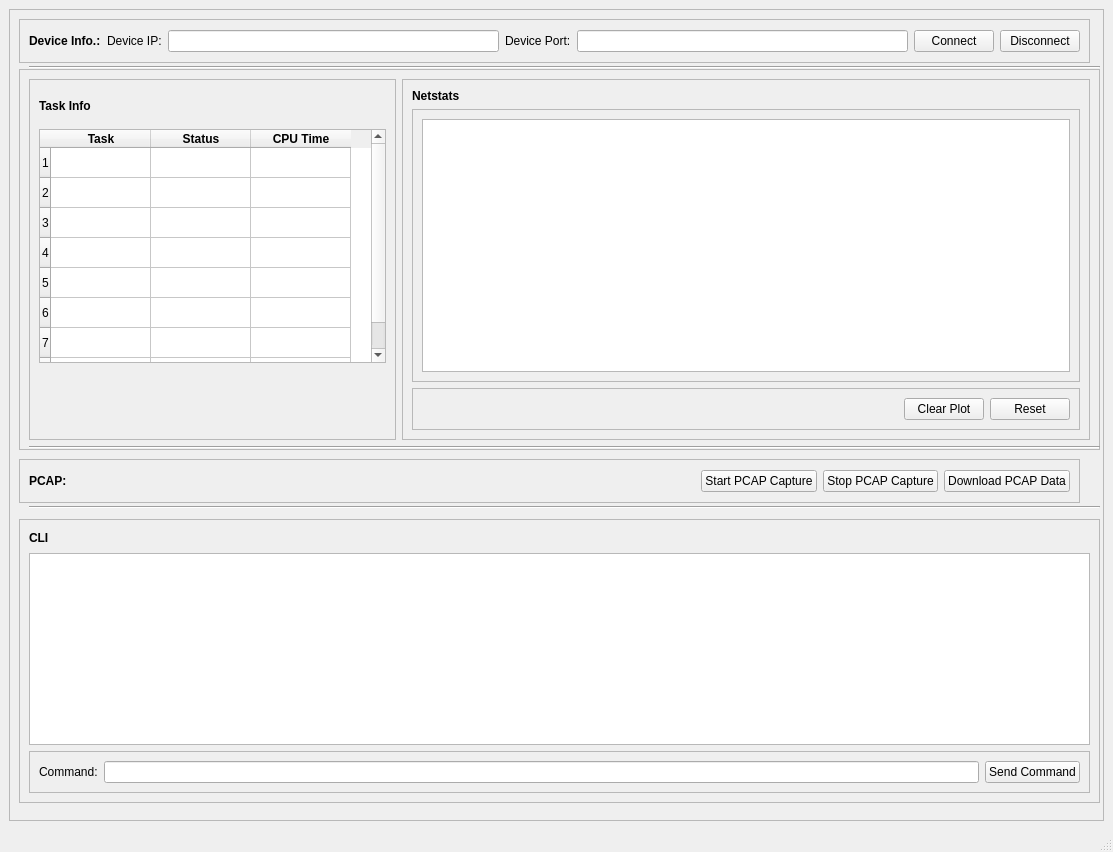
<?xml version="1.0" encoding="UTF-8"?>
<ui version="4.0">
 <class>MainWindow</class>
 <widget class="QMainWindow" name="MainWindow">
  <property name="geometry">
   <rect>
    <x>0</x>
    <y>0</y>
    <width>1113</width>
    <height>852</height>
   </rect>
  </property>
  <property name="windowTitle">
   <string>MainWindow</string>
  </property>
  <widget class="QWidget" name="centralwidget">
   <layout class="QHBoxLayout" name="horizontalLayout">
    <item>
     <widget class="QFrame" name="frame">
      <property name="frameShape">
       <enum>QFrame::StyledPanel</enum>
      </property>
      <property name="frameShadow">
       <enum>QFrame::Raised</enum>
      </property>
      <widget class="QFrame" name="frame_21">
       <property name="geometry">
        <rect>
         <x>10</x>
         <y>10</y>
         <width>1071</width>
         <height>44</height>
        </rect>
       </property>
       <property name="autoFillBackground">
        <bool>false</bool>
       </property>
       <property name="frameShape">
        <enum>QFrame::StyledPanel</enum>
       </property>
       <property name="frameShadow">
        <enum>QFrame::Raised</enum>
       </property>
       <property name="lineWidth">
        <number>1</number>
       </property>
       <layout class="QHBoxLayout" name="horizontalLayout_11">
        <item>
         <widget class="QLabel" name="label_16">
          <property name="font">
           <font>
            <weight>75</weight>
            <bold>true</bold>
           </font>
          </property>
          <property name="text">
           <string>Device Info.:</string>
          </property>
         </widget>
        </item>
        <item>
         <widget class="QLabel" name="label_42">
          <property name="text">
           <string>Device IP:</string>
          </property>
         </widget>
        </item>
        <item>
         <widget class="QLineEdit" name="le_ip_addres"/>
        </item>
        <item>
         <widget class="QLabel" name="label_47">
          <property name="text">
           <string>Device Port:</string>
          </property>
         </widget>
        </item>
        <item>
         <widget class="QLineEdit" name="le_port_num"/>
        </item>
        <item>
         <widget class="QPushButton" name="pb_connect">
          <property name="text">
           <string>Connect</string>
          </property>
         </widget>
        </item>
        <item>
         <widget class="QPushButton" name="pb_disconnect">
          <property name="text">
           <string>Disconnect</string>
          </property>
         </widget>
        </item>
       </layout>
      </widget>
      <widget class="QFrame" name="frame_2">
       <property name="geometry">
        <rect>
         <x>10</x>
         <y>60</y>
         <width>1081</width>
         <height>381</height>
        </rect>
       </property>
       <property name="autoFillBackground">
        <bool>false</bool>
       </property>
       <property name="frameShape">
        <enum>QFrame::StyledPanel</enum>
       </property>
       <property name="frameShadow">
        <enum>QFrame::Raised</enum>
       </property>
       <property name="lineWidth">
        <number>1</number>
       </property>
       <layout class="QHBoxLayout" name="horizontalLayout_5" stretch="8,15">
        <item>
         <widget class="QFrame" name="frame_3">
          <property name="frameShape">
           <enum>QFrame::StyledPanel</enum>
          </property>
          <property name="frameShadow">
           <enum>QFrame::Raised</enum>
          </property>
          <layout class="QVBoxLayout" name="verticalLayout_2" stretch="1,7,2">
           <item>
            <widget class="QLabel" name="label">
             <property name="font">
              <font>
               <weight>75</weight>
               <bold>true</bold>
              </font>
             </property>
             <property name="text">
              <string>Task Info</string>
             </property>
            </widget>
           </item>
           <item>
            <widget class="QTableWidget" name="tableWidget">
             <property name="rowCount">
              <number>8</number>
             </property>
             <property name="columnCount">
              <number>3</number>
             </property>
             <row/>
             <row/>
             <row/>
             <row/>
             <row/>
             <row/>
             <row/>
             <row/>
             <column>
              <property name="text">
               <string>Task</string>
              </property>
              <property name="font">
               <font>
                <weight>75</weight>
                <bold>true</bold>
               </font>
              </property>
             </column>
             <column>
              <property name="text">
               <string>Status</string>
              </property>
              <property name="font">
               <font>
                <weight>75</weight>
                <bold>true</bold>
               </font>
              </property>
             </column>
             <column>
              <property name="text">
               <string>CPU Time</string>
              </property>
              <property name="font">
               <font>
                <weight>75</weight>
                <bold>true</bold>
               </font>
              </property>
             </column>
             <item row="0" column="0">
              <property name="font">
               <font>
                <kerning>true</kerning>
               </font>
              </property>
             </item>
            </widget>
           </item>
           <item>
            <spacer name="verticalSpacer">
             <property name="orientation">
              <enum>Qt::Vertical</enum>
             </property>
             <property name="sizeHint" stdset="0">
              <size>
               <width>20</width>
               <height>40</height>
              </size>
             </property>
            </spacer>
           </item>
          </layout>
         </widget>
        </item>
        <item>
         <widget class="QFrame" name="frame_4">
          <property name="frameShape">
           <enum>QFrame::StyledPanel</enum>
          </property>
          <property name="frameShadow">
           <enum>QFrame::Raised</enum>
          </property>
          <layout class="QVBoxLayout" name="verticalLayout">
           <item>
            <widget class="QLabel" name="label_2">
             <property name="font">
              <font>
               <weight>75</weight>
               <bold>true</bold>
              </font>
             </property>
             <property name="text">
              <string>Netstats</string>
             </property>
            </widget>
           </item>
           <item>
            <widget class="QFrame" name="frame_5">
             <property name="frameShape">
              <enum>QFrame::StyledPanel</enum>
             </property>
             <property name="frameShadow">
              <enum>QFrame::Raised</enum>
             </property>
             <layout class="QHBoxLayout" name="horizontalLayout_4">
              <item>
               <widget class="NetStat_PlotWdidget" name="graphicsView"/>
              </item>
             </layout>
            </widget>
           </item>
           <item>
            <widget class="QFrame" name="frame_6">
             <property name="frameShape">
              <enum>QFrame::StyledPanel</enum>
             </property>
             <property name="frameShadow">
              <enum>QFrame::Raised</enum>
             </property>
             <layout class="QHBoxLayout" name="horizontalLayout_3">
              <item>
               <spacer name="horizontalSpacer">
                <property name="orientation">
                 <enum>Qt::Horizontal</enum>
                </property>
                <property name="sizeHint" stdset="0">
                 <size>
                  <width>483</width>
                  <height>20</height>
                 </size>
                </property>
               </spacer>
              </item>
              <item>
               <widget class="QPushButton" name="pushButton">
                <property name="text">
                 <string>Clear Plot</string>
                </property>
               </widget>
              </item>
              <item>
               <widget class="QPushButton" name="pushButton_2">
                <property name="text">
                 <string>Reset</string>
                </property>
               </widget>
              </item>
             </layout>
            </widget>
           </item>
          </layout>
         </widget>
        </item>
       </layout>
      </widget>
      <widget class="QFrame" name="frame_22">
       <property name="geometry">
        <rect>
         <x>10</x>
         <y>450</y>
         <width>1061</width>
         <height>44</height>
        </rect>
       </property>
       <property name="autoFillBackground">
        <bool>false</bool>
       </property>
       <property name="frameShape">
        <enum>QFrame::StyledPanel</enum>
       </property>
       <property name="frameShadow">
        <enum>QFrame::Raised</enum>
       </property>
       <property name="lineWidth">
        <number>1</number>
       </property>
       <layout class="QHBoxLayout" name="horizontalLayout_12">
        <item>
         <widget class="QLabel" name="label_17">
          <property name="font">
           <font>
            <weight>75</weight>
            <bold>true</bold>
           </font>
          </property>
          <property name="text">
           <string>PCAP:</string>
          </property>
         </widget>
        </item>
        <item>
         <spacer name="horizontalSpacer_2">
          <property name="orientation">
           <enum>Qt::Horizontal</enum>
          </property>
          <property name="sizeHint" stdset="0">
           <size>
            <width>40</width>
            <height>20</height>
           </size>
          </property>
         </spacer>
        </item>
        <item>
         <widget class="QPushButton" name="pushButton_8">
          <property name="text">
           <string>Start PCAP Capture</string>
          </property>
         </widget>
        </item>
        <item>
         <widget class="QPushButton" name="pushButton_9">
          <property name="text">
           <string>Stop PCAP Capture</string>
          </property>
         </widget>
        </item>
        <item>
         <widget class="QPushButton" name="pushButton_10">
          <property name="text">
           <string>Download PCAP Data</string>
          </property>
         </widget>
        </item>
       </layout>
      </widget>
      <widget class="QFrame" name="frame_7">
       <property name="geometry">
        <rect>
         <x>10</x>
         <y>510</y>
         <width>1081</width>
         <height>284</height>
        </rect>
       </property>
       <property name="autoFillBackground">
        <bool>false</bool>
       </property>
       <property name="frameShape">
        <enum>QFrame::StyledPanel</enum>
       </property>
       <property name="frameShadow">
        <enum>QFrame::Raised</enum>
       </property>
       <property name="lineWidth">
        <number>1</number>
       </property>
       <layout class="QVBoxLayout" name="verticalLayout_3">
        <item>
         <widget class="QLabel" name="label_3">
          <property name="font">
           <font>
            <weight>75</weight>
            <bold>true</bold>
           </font>
          </property>
          <property name="text">
           <string>CLI</string>
          </property>
         </widget>
        </item>
        <item>
         <widget class="QTextEdit" name="textEdit">
          <property name="sizePolicy">
           <sizepolicy hsizetype="Expanding" vsizetype="Fixed">
            <horstretch>0</horstretch>
            <verstretch>0</verstretch>
           </sizepolicy>
          </property>
         </widget>
        </item>
        <item>
         <widget class="QFrame" name="frame_8">
          <property name="frameShape">
           <enum>QFrame::StyledPanel</enum>
          </property>
          <property name="frameShadow">
           <enum>QFrame::Raised</enum>
          </property>
          <layout class="QHBoxLayout" name="horizontalLayout_2">
           <item>
            <widget class="QLabel" name="label_4">
             <property name="text">
              <string>Command:</string>
             </property>
            </widget>
           </item>
           <item>
            <widget class="QLineEdit" name="lineEdit"/>
           </item>
           <item>
            <widget class="QPushButton" name="pushButton_3">
             <property name="text">
              <string>Send Command</string>
             </property>
            </widget>
           </item>
          </layout>
         </widget>
        </item>
       </layout>
      </widget>
      <widget class="Line" name="line">
       <property name="geometry">
        <rect>
         <x>20</x>
         <y>50</y>
         <width>1071</width>
         <height>16</height>
        </rect>
       </property>
       <property name="orientation">
        <enum>Qt::Horizontal</enum>
       </property>
      </widget>
      <widget class="Line" name="line_2">
       <property name="geometry">
        <rect>
         <x>20</x>
         <y>430</y>
         <width>1071</width>
         <height>16</height>
        </rect>
       </property>
       <property name="orientation">
        <enum>Qt::Horizontal</enum>
       </property>
      </widget>
      <widget class="Line" name="line_3">
       <property name="geometry">
        <rect>
         <x>20</x>
         <y>490</y>
         <width>1071</width>
         <height>16</height>
        </rect>
       </property>
       <property name="orientation">
        <enum>Qt::Horizontal</enum>
       </property>
      </widget>
     </widget>
    </item>
   </layout>
  </widget>
  <widget class="QMenuBar" name="menubar">
   <property name="geometry">
    <rect>
     <x>0</x>
     <y>0</y>
     <width>1113</width>
     <height>21</height>
    </rect>
   </property>
  </widget>
  <widget class="QStatusBar" name="statusbar"/>
 </widget>
 <customwidgets>
  <customwidget>
   <class>NetStat_PlotWdidget</class>
   <extends>QGraphicsView</extends>
   <header>netstat_plotwdidget</header>
  </customwidget>
 </customwidgets>
 <resources/>
 <connections/>
</ui>
